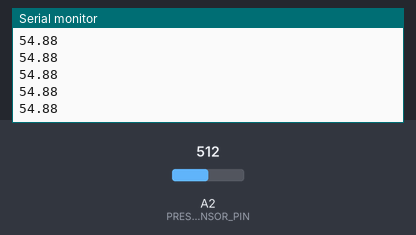
The sketch below on a simulated Arduino Uno, built with avr-gcc and run on an emulated ATmega328P. Parts: the last lines printed to the serial monitor. The test bench sets the inputs (shaded band); at power-on: A2 (PRESSURE_SENSOR_PIN) = 512.

Above: at 1.2 s.
1.3 s: A2 (PRESSURE_SENSOR_PIN) set to 716
At 2.2 s:
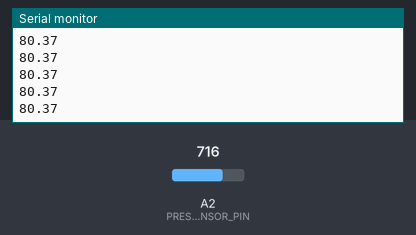
2.8 s: A2 (PRESSURE_SENSOR_PIN) set to 900
At 3.9 s:
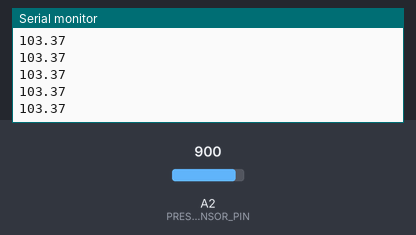
Timing chart, 0 to 5.8 s (numbered marks = the images above; inputs shaded):
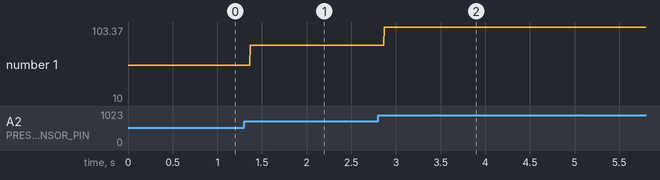

Measured:
- after the input at 1.3 s, the serial monitor: prints a new line after 0.07 s (image 1)
- after the input at 2.8 s, the serial monitor: prints a new line after 0.07 s (image 2)
- plotted number 1: 54.88 → 80.37 after the input at 1.3 s, 80.37 → 10 after the input at 2.8 s

The sketch:

pressureSensor.ino
```cpp
#define PRESSURE_SENSOR_PIN A2

double currentPressure;
double currentPSI;

double getPSI(double pressure){
  double pressure1 = pressure - 73;
  double pressure2 = pressure1 / 8;
  return pressure2;
}

void setup() {
  pinMode(PRESSURE_SENSOR_PIN, INPUT);
  Serial.begin(9600);
}

void loop() {
  currentPressure = analogRead(PRESSURE_SENSOR_PIN);
  currentPSI = getPSI(currentPressure);
  Serial.println(currentPSI);
}
```
